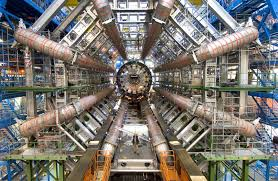
#> input picture _site/display_images/atlas_display_2.jpeg, 278 x 181 px
$ python resize.py ../display_images/atlas_display_2.jpeg   (Python 2 division)
#> lines starting #> are read from the running program, lines starting #| are printed output that depends on the picture
import os, sys
from PIL import Image

size = 8192, 4096

for infile in sys.argv[1:]:
    print infile
    outfile = "images/test/" + infile.split("/")[-1]
    print outfile

    img = Image.open(infile)
#> img is the input picture: PIL image 278x181 RGB; mean R, G, B 120.5, 117.2, 111.8
    new_img = img.resize((128, 64))
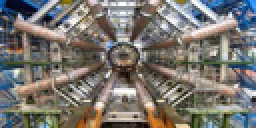
#> new_img: PIL image 128x64 RGB (shown 2 times larger); mean R, G, B 120.5, 117.2, 111.8
    new_img.save(outfile, "JPEG", optimize=True)

$ run again, on _site/display_images/cms_display_2.jpg
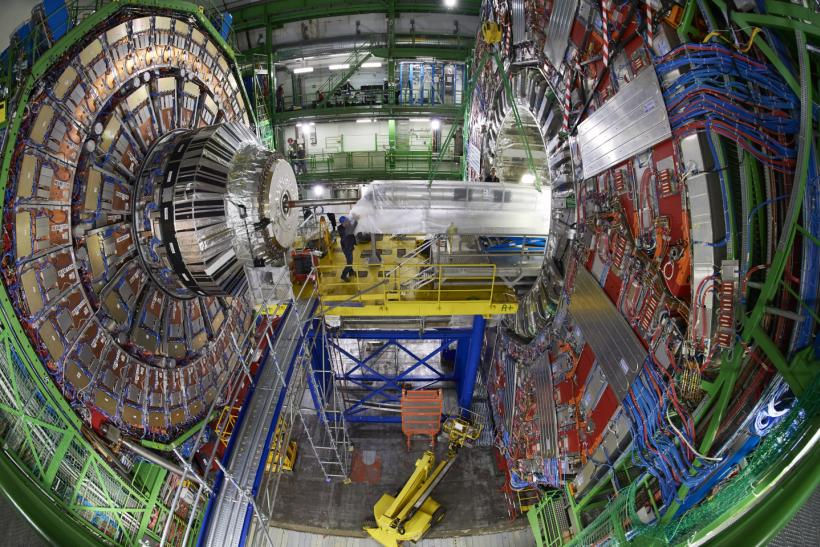
#> input picture _site/display_images/cms_display_2.jpg, 820 x 547 px
#> img is the input picture: PIL image 820x547 RGB; mean R, G, B 91.5, 90.9, 83.9
#> `new_img = img.resize((128, 64))`:
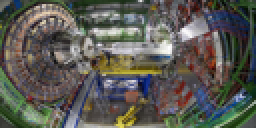
#> new_img: PIL image 128x64 RGB (shown 2 times larger); mean R, G, B 91.5, 90.9, 83.9
